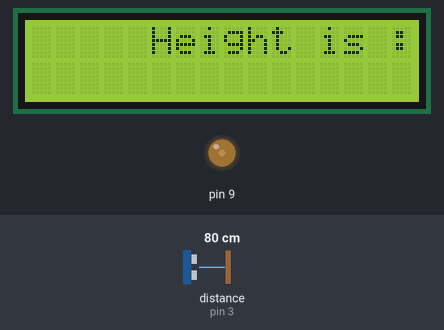
Bench run of a sketch on a simulated Arduino Uno, built with avr-gcc and run on an emulated ATmega328P. On the bench: 16×2 character LCD, output pins drawn as LEDs (lit = HIGH). Wiring (inferred from the names in the program): ultrasonic range finder: trigger pin 2; echo pin 3. The test bench sets the inputs (shaded band); at power-on: distance to the obstacle (sensor on pin 3) 80 cm. The echo pulse lasts 58.3 µs per cm; pins used as bus, display or sensor lines are not drawn.

Above: at 0.1 s.
At 1.6 s:
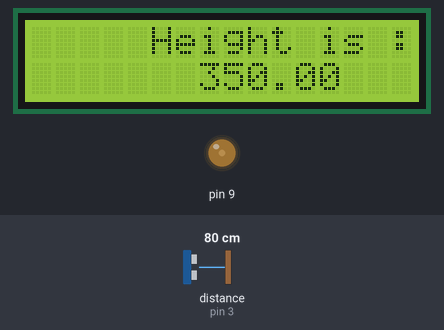

The sketch:

Height_Measurement.ino
```cpp
/*        CODE IS WRITTEN BY RAJDEEP BARUAH                                                       */
/*        For working of this code correctly the ultrasonic sensor must be above 350cm            */


#include<LiquidCrystal.h>

LiquidCrystal lcd(A5,A4,A3,A2,A1,A0);

float distance,duration;
float height,h=350;                   //  Change the value of h with the height the ultrasonic sensor

void setup() {

  pinMode(2,OUTPUT);               //  Ultrasonic sensor Trigger Pin
  pinMode(3,INPUT);                //  Ultrasonic sensor Echo Pin

  lcd.begin(16,2);
  lcd.clear();
  lcd.setCursor(4,0);
  lcd.print(" Height is : ");

  analogWrite(9,50);              //  Backlight Contrast of LCD
  analogWrite(3,20);              //  Frontlight Contrast of LCD
}

void dist() {

  digitalWrite(2, LOW);
  delayMicroseconds(2);

  digitalWrite(2,HIGH);
  delayMicroseconds(10);
  digitalWrite(2, LOW);

  duration = pulseIn(3,HIGH);
  distance = duration*0.034/2;

  Serial.println(distance);
  delay(500);


}

void loop()
{
    dist();
    height=h-distance;

    lcd.setCursor(7,1);
    lcd.print(height);

}
```
